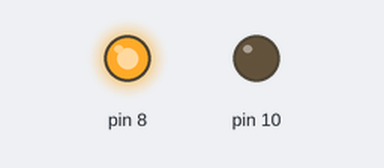
Recording of a program running on a simulated Raspberry Pi (header pin numbers). Parts: output pins drawn as LEDs (lit = HIGH).

Above: at 3.0 s.
At 8.0 s:
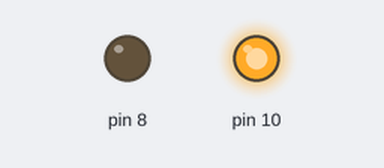
At 11.2 s:
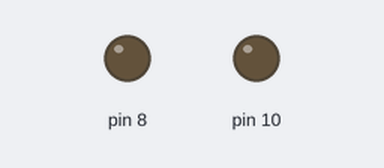
Timing chart, 0 to 15.6 s (numbered marks = the images above):
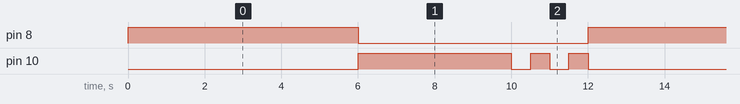

Measured:
- by itself, pin 8: alternates HIGH for 6.0 s and LOW for 6.0 s
- by itself, pin 10: repeats every 12.0 s: 2 × (LOW 0.50 s, HIGH 0.50 s), LOW 6.0 s, HIGH 4.0 s
- by itself, everything shown: repeats every 12.0 s, in 6 steps

The program:

8_10traffic_light.py
```python
import RPi.GPIO as GPIO
import time

GPIO.setmode(GPIO.BOARD)
GPIO.setup(8,GPIO.OUT)#Red
GPIO.setup(10,GPIO.OUT) #blue

while True:
    GPIO.output(8,GPIO.HIGH)
    time.sleep(6)

    GPIO.output(8,GPIO.LOW)
    GPIO.output(10,GPIO.HIGH)
    time.sleep(4)

    for f in range(2):
        GPIO.output(10,GPIO.LOW)
        time.sleep(0.5)
        GPIO.output(10,GPIO.HIGH)
        time.sleep(0.5)
    GPIO.output(10,GPIO.LOW)

GPIO.cleanup()
```
